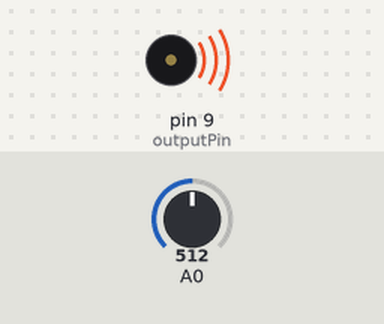
The sketch below on a simulated Arduino Uno, built with avr-gcc and run on an emulated ATmega328P. Shown: buzzer (waves = sounding). The inputs (shaded band) are chosen by the test bench; at power-on: A0 = 512. What the sketch prints to the serial monitor is not drawn.

Above: at 0.1 s.
Timing chart, 0 to 1.6 s (numbered marks = the images above):
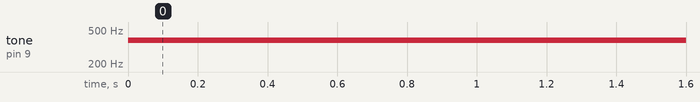

The sketch:

VernierFrequency.ino
```cpp
/*
VernierFrequency (v 2017.07)

This sketch produces a tone on a speaker connected to pin D9 of
the Arduino. It is based on the Tone 2 tutorial.
(see http://arduino.cc/en/Tutorial/Tone2).

Note that you do not deal with calibration here. Any Vernier
Analog sensor which uses the Sig1 (0 to 5 volt) line will work
if it is plugged into the BTA 1 connector.

If you want to change the range of frequencies, change the last two
numbers in the line:
int thisPitch = map(sensorReading, 400, 1000, 120, 1500)
They are the minimum and maximum frequencies produced.
If you want to change the sensitiviy of the system, change the first
two numbers of the same line. They are the range of expected readings
from the sensor.

See www.vernier.com/arduino for details.

*/
int outputPin=9;

void setup()
{
  // initialize serial communications (for debugging only):
  Serial.begin(9600);
}

void loop() {
  // read the sensor:
  int sensorReading = analogRead(A0);
  // print the sensor reading so you know its range
  Serial.println(sensorReading);
  // map the analog input range (in this case, 400 - 1000 from the photoresistor)
  // to the output pitch range (120 - 1500Hz)
  // change the minimum and maximum input numbers below
  // depending on the range your sensor's giving:
  int thisPitch = map(sensorReading, 400, 1000, 120, 1500);

  // play the pitch:
  tone(outputPin, thisPitch, 10);
  delay(1);        // delay in between reads for stability
}
```

Measured:
- by itself, tone on pin 9 (outputPin): silent → 377 Hz at 0.00 s
